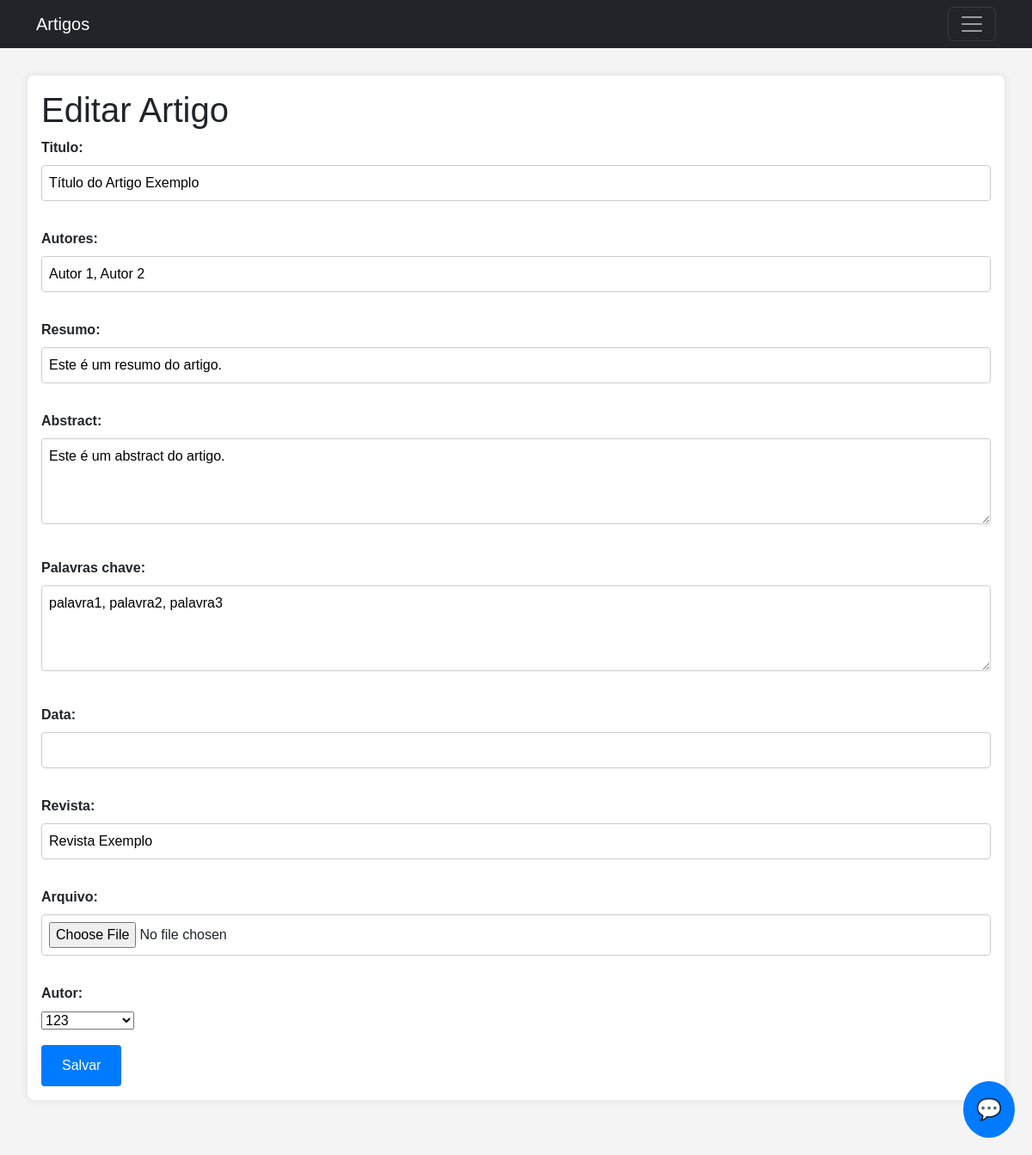
Page /artigo/artigos/26/editar/ (signed in) on the earlier database version.
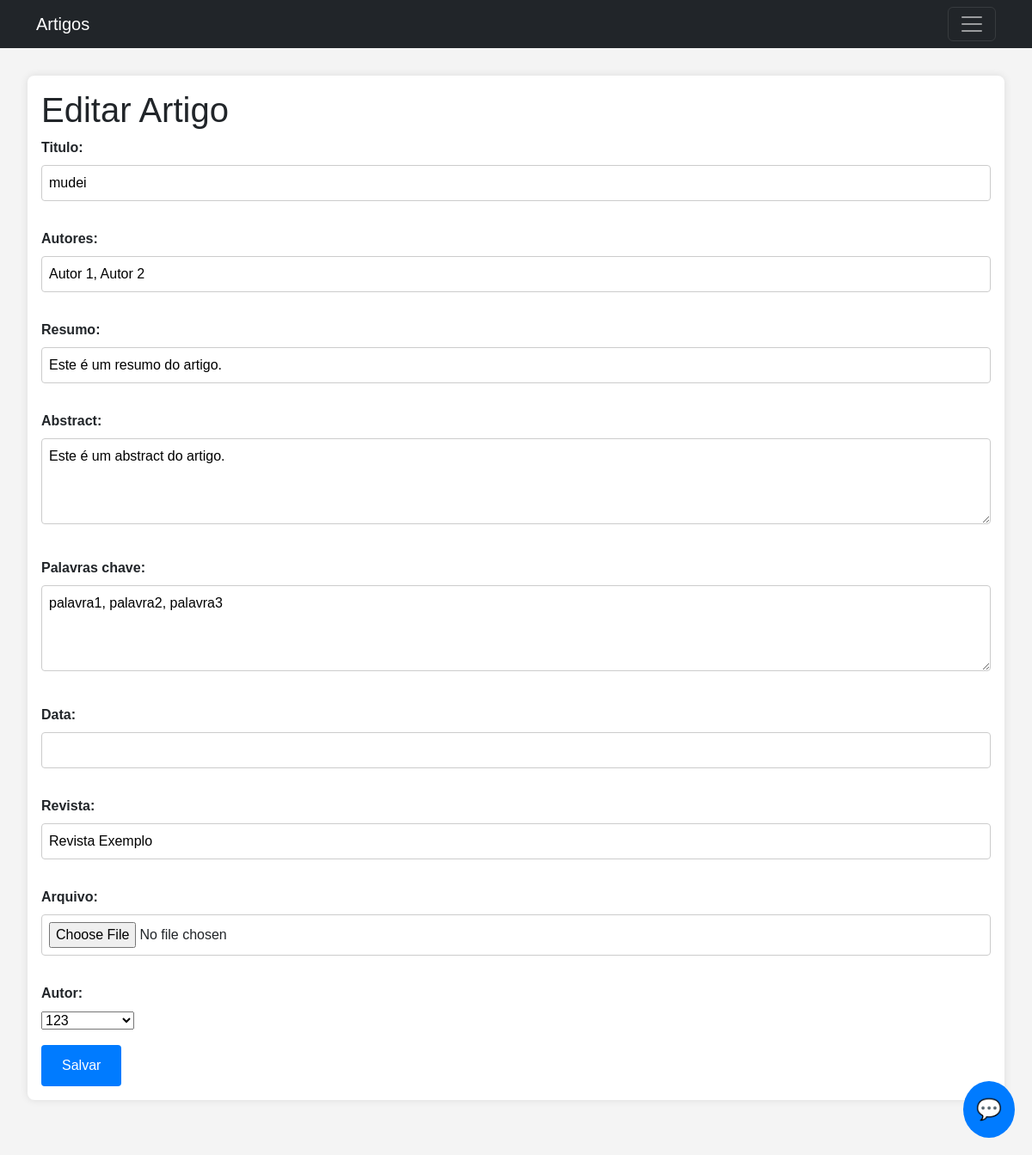
Same page on the later database version.
### artigo/models.py (models this page shows)
class Artigo(models.Model):
    titulo = models.CharField(max_length=255)
    autores = models.CharField(max_length=255)
    resumo = models.CharField(max_length=255)
    abstract = models.TextField()
    palavras_chave = models.TextField()
    data = models.DateField(blank=True, null=True)
    revista = models.CharField(max_length=255)
    arquivo = models.FileField(upload_to='arquivos/', null=True, blank=True)
    ultima_modificacao = models.DateTimeField(auto_now=True)
    autor = models.ForeignKey(User, on_delete=models.CASCADE, default=1)

### artigo/views.py (the view)
# urls.py: path('artigos/<int:artigo_id>/editar/', login_required(permission_required('artigo.change_artigo', raise_exception=True)(views.editar)), name='editar'),
@login_required
@permission_required('artigo.change_artigo', raise_exception=True)
def editar(request, artigo_id):
    artigo = get_object_or_404(Artigo, pk=artigo_id)
    if request.user != artigo.autor and not request.user.has_perm('artigo.change_artigo'):
        return HttpResponse("Você não tem permissão para editar este artigo.")
    if request.method == 'POST':
        form = ArtigoForm(request.POST, instance=artigo)
        if form.is_valid():
            form.save()
            logger.info(f"Artigo editado por {request.user.username} - ID: {artigo.id}")
            return redirect('detalhes_artigo', artigo_id=artigo_id)  # ou outra página de sucesso
    else:
        form = ArtigoForm(instance=artigo)
    return render(request, 'editar.html', {'form': form, 'artigo': artigo})

### artigo/forms.py
class ArtigoForm(forms.ModelForm):
    class Meta:
        model = Artigo
        fields = "__all__"

### artigo/templates/editar.html (shortened to what this page needs)
{% extends 'menu.html'%}
{%block content%}
<main>
    <section id="editar">
        <h1>Editar Artigo</h1>
        <form method="post">
            {{ form.as_p }}
            <button type="submit">Salvar</button>
        </form>
    </section>
</main>
{% endblock %}

Differences in the rows shown:
changed Artigo "Autor 1, Autor 2": titulo "Título do Artigo Exemplo" → "mudei"
